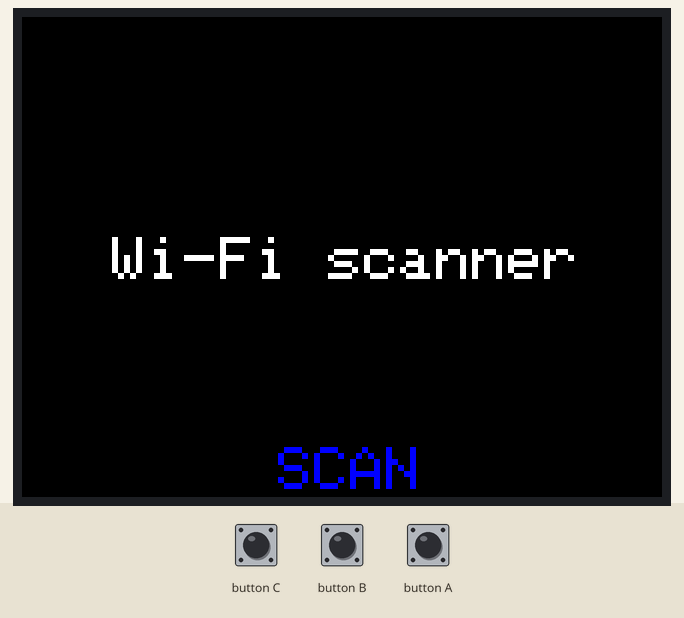
The sketch below on a simulated ESP32. On the bench: 320×240 colour display. Inputs (shaded band) come from the test bench. A WiFi scan finds three made-up networks.

Above: at 1.3 s.
1.4 s: button B pressed for 0.15 s
At 2.5 s:
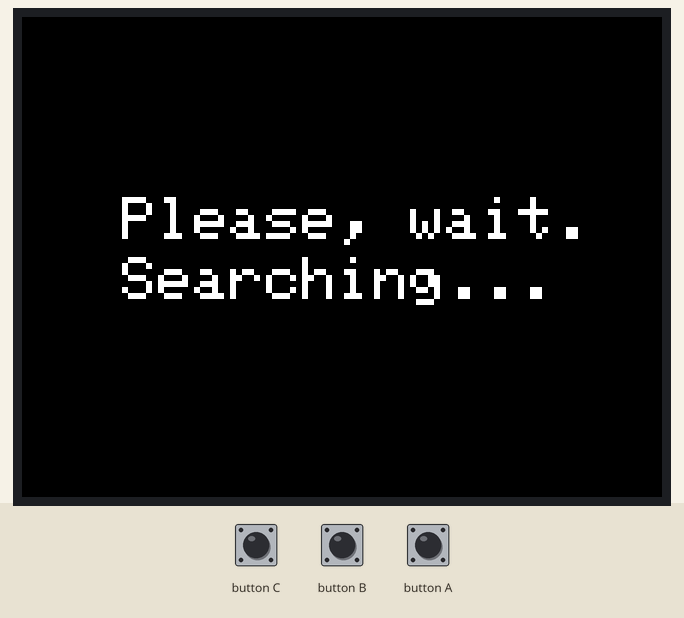
At 4.3 s:
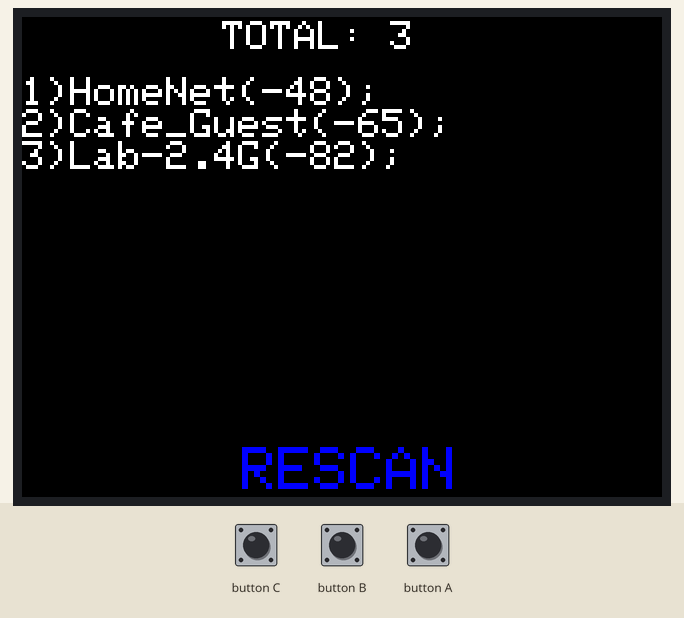
4.5 s: button B pressed for 1 s
8.1 s: button B pressed for 3.2 s
Timing chart, 0 to 11.1 s (numbered marks = the images above; inputs shaded):
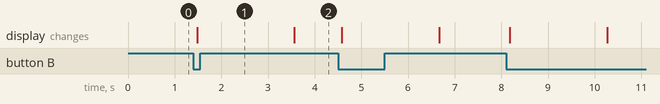

The sketch:

Wi-Fi.ino
```cpp
#include <M5Stack.h>
#include "WiFi.h"
#include <String.h>

int n;
int ssidLength = 10;
int thisPage = 0;
const int pageSize = 8;
bool on = false;
bool leftLocked = false;
bool rightLocked = false;
void setup()
{
  M5.begin();
  WiFi.mode(WIFI_STA);
  WiFi.disconnect();
  M5.Lcd.setBrightness(100);
  M5.Lcd.setTextSize(3);
  M5.Lcd.setCursor(45, 110);
  M5.Lcd.printf("Wi-Fi scanner");
  DrawMenu();
}

void LCD_Clear()
{
  M5.Lcd.fillScreen(BLACK);
  M5.Lcd.setCursor(0, 0);
  M5.Lcd.setTextColor(WHITE);
  M5.Lcd.setTextSize(2);
}

void DrawMenu()
{
  M5.Lcd.setTextSize(3);
  M5.Lcd.setTextColor(BLUE);
  if (on)
  {
    M5.Lcd.setCursor(110, 215);
    M5.Lcd.printf("RESCAN");
    if (thisPage != 0)
    {
      M5.Lcd.setCursor(60, 215);
      M5.Lcd.printf("<");
      leftLocked = false;
    }
    else
    {
      leftLocked = true;
    }
    if (thisPage < ((n - 1) / pageSize))
    {
      M5.Lcd.setCursor(250, 215);
      M5.Lcd.printf(">");
      rightLocked = false;
    }
    else
    {
      rightLocked = true;
    }
  }
  else
  {
    M5.Lcd.setCursor(128, 215);
    M5.Lcd.printf("SCAN");
  }
}

void Show(int nav = 0)
{
  if (nav == -1)
  {
    if ((on == true) && (leftLocked == false))
    {
      thisPage--;
      if (thisPage < 0)
        thisPage = 0;
      Show();
    }
  }
  else if (nav == 1)
  {
    if ((on == true) && (rightLocked == false))
    {
      if ((thisPage) <= (n / pageSize))
        thisPage++;
      Show();
    }
  }
  else
  {
    LCD_Clear();
    M5.Lcd.setCursor(100, 2);
    M5.Lcd.print("TOTAL: ");
    M5.Lcd.print(n);
    M5.Lcd.setCursor(0, 30);
    for (int i = (thisPage * pageSize); i < ((thisPage * pageSize) + pageSize); i++)
    {
      if (i >= n)
        break;
      M5.Lcd.print(i + 1);
      String ssid = (WiFi.SSID(i).length() > ssidLength) ? (WiFi.SSID(i).substring(0, ssidLength) + "...") : WiFi.SSID(i);
      M5.Lcd.print(")"+ssid+"("+WiFi.RSSI(i)+");\n");
    }
    DrawMenu();
  }
}

void Search()
{
  on = true;
  LCD_Clear();
  M5.Lcd.setTextSize(3);
  M5.Lcd.setCursor(50, 90);
  M5.Lcd.printf("Please, wait.");
  M5.Lcd.setCursor(50, 120);
  M5.Lcd.printf("Searching...");
  n = WiFi.scanNetworks();
  Show();
}

void loop()
{
  if (M5.BtnA.wasPressed())
    Show(-1);
  if (M5.BtnB.wasPressed())
    Search();
  if (M5.BtnC.wasPressed())
    Show(1);
  M5.update();
}
```

Measured:
- after the input at 1.4 s, the display: changes after 0.08 s (image 1)
